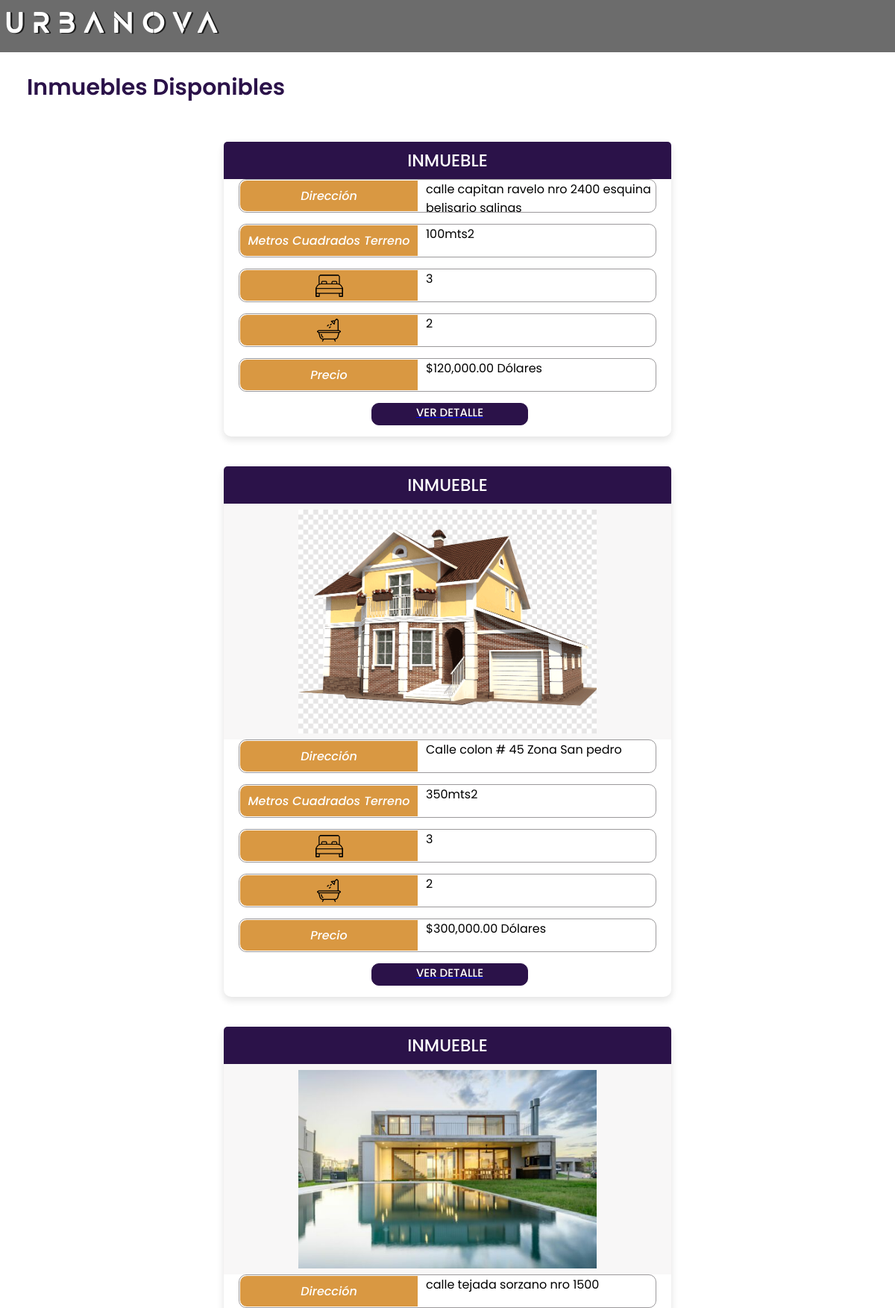
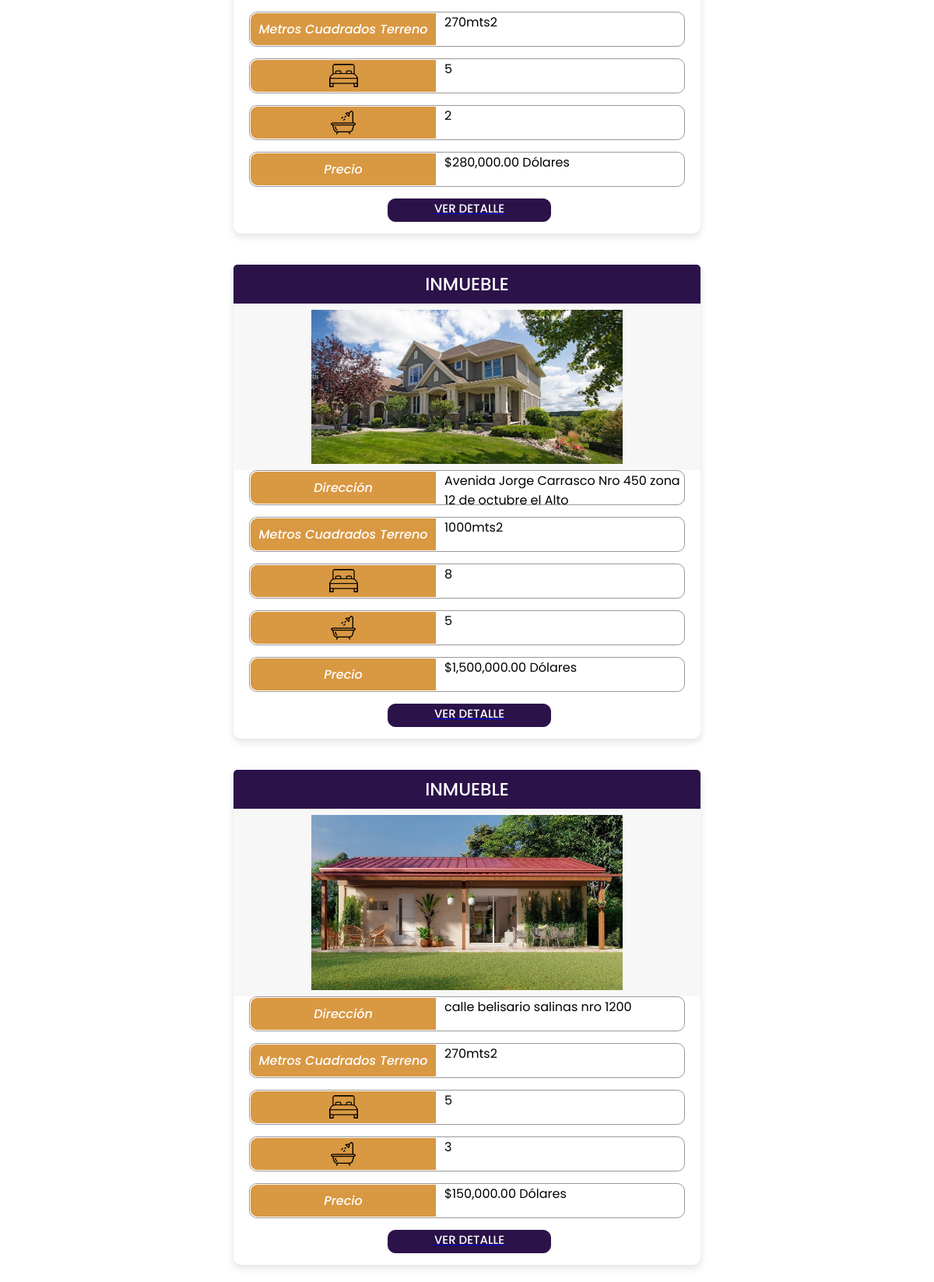
Screenshot of /web-app/home.php (upper part) with the database file from the repository (2 pictures, top to bottom).
### tables this page shows
CREATE TABLE `inmueble` (
  `codigoi` int(11) NOT NULL,
  `tipo` char(1) NOT NULL,
  `direccion` varchar(200) NOT NULL,
  `m2` int(11) NOT NULL,
  `m2c` int(11) NOT NULL,
  `habitaciones` int(11) NOT NULL,
  `banos` int(11) NOT NULL,
  `precio` int(11) NOT NULL,
  `descripcion` text NOT NULL,
  `codigo_per` int(11) NOT NULL
);

CREATE TABLE `fotos` (
  `codigoi` int(11) NOT NULL,
  `Foto` varchar(100) NOT NULL
);

### web-app/home.php (the view)
<head>
    <link rel="stylesheet" href="/CSS/mostrar.css">
</head>
<body>
    <div class="header">
        <img height="60px" width="auto" src="/img/URBANOVA_text.png" alt="Logo URBANOVA">
    </div><br>
    <label class="big" for="">Inmuebles Disponibles</label>
<?php
include "conectar.php";
$consulta = "SELECT * FROM inmueble";
if ($resultado = $conn->query($consulta)) {
    echo ("<div class='container'>");
    while ($row = $resultado->fetch_assoc()) {
        echo ("<div class='wrapper'>");
        echo ("<div class='title'><span>INMUEBLE</span></div>");
        $fotos = "SELECT Foto FROM fotos WHERE codigoi=".$row["codigoi"]." LIMIT 1";
        if ($resultado2 = $conn->query($fotos)) {
            while ($fila = $resultado2->fetch_assoc()) {
                echo("<div class='foto'>");
                echo("<img src='/fotos_inm/" . $fila['Foto'] . "' alt='Imagen del inmueble' width='400' height='auto'><br>");
                echo("</div>");
            }
        }
        echo "<div class='row'><i class='fas fa-lock'>Dirección</i><div class='text1'>". $row["direccion"]."</div></div>";
        echo "<div class='row'><i class='fas fa-lock'>Metros Cuadrados Terreno</i><div class='text1'>". $row["m2"]."mts2</div></div>";
        echo "<div class='row'><i class='fas fa-lock'><img src='/img/dormitorio.png'></i><div class='text1'>". $row["habitaciones"]."</div></div>";
        echo "<div class='row'><i class='fas fa-lock'><img src='/img/banera.png'></i><div class='text1'>". $row["banos"]."</div></div>";
        echo "<div class='row'><i class='fas fa-lock'>Precio</i><div class='text1'>$". number_format($row["precio"],2)." Dólares</div></div>";
        echo "<div class='rowc'><a href='inm_detalle.php?codigoi=".$row["codigoi"]."'><div class='boton'>VER DETALLE</div></a></div>";
        echo "</div>";
        echo "<br>";
    }
    echo "</div>";
} else {
    echo "No se encontraron inmuebles disponibles";
}
?>
</body>

### web-app/CSS/mostrar.css (style rules this page uses)
* { margin: 0; padding: 0; box-sizing: border-box; font-family: "Poppins" , sans-serif; }
.header { width: 100%; height: 70px; margin-top: 0px; border-left: 0px; background: #00000093; }
.container { max-width: 640px; padding: 0 20px; margin: 50px auto; }
.wrapper { width: 100%; height: auto; background: #fff; border-radius: 10px; box-shadow: 0px 4px 10px 1px rgba(0,0,0,0.1); }
.wrapper .title { border-radius: 15px; height: 50px; background: #2b1249; border-radius: 5px 5px 0 0; color: #fff; font-size: 23px; font-weight: 500; display: flex; align-items: center; justify-content: center; }
.foto { text-align: center; background: #f8f7f7; padding: 8px; }
.wrapper .row { height: 45px; margin-bottom: 15px; position: relative; align-items: center; margin-left: 20px; border: 1px solid #696669a9; border-radius: 10px; margin-right: 20px; }
.wrapper .rowc { height: 45px; margin-bottom: 15px; margin-left: 33%; align-items: center; }
.wrapper .row i { position: absolute; width: 240px; height: 100%; color: #fff; background: #D99842; border: 1px solid ; border-radius: 10px 0 0 10px; display: flex; align-items: center; justify-content: center; font-weight: 500; }
.wrapper .boton { color: #fff; font-size: 15px; font-weight: 500; background: #2b1249; border: 1px solid #2b1249; cursor: pointer; border-radius: 10px; align-content: center; justify-content: center; text-align: center; height: 30px; width: 210px; display: flex; }
.big { font-size: 30px; font-weight: 600; margin-left: 3%; color: #2b1249; }
.wrapper .text1 { margin-left: 250px; }

### rows the page displays
inmueble: direccion "calle capitan ravelo nro 2400 esquina belisario salinas", m2 "100", habitaciones "3", banos "2", precio "120,000.00"
inmueble: direccion "Calle colon # 45 Zona San pedro", m2 "350", habitaciones "3", banos "2", precio "300,000.00"
fotos: Foto (picture)
inmueble: direccion "calle tejada sorzano nro 1500", m2 "270", habitaciones "5", banos "2", precio "280,000.00"
fotos: Foto (picture)
inmueble: direccion "Avenida Jorge Carrasco Nro 450 zona 12 de octubre el Alto", m2 "1000", habitaciones "8", banos "5", precio "1,500,000.00"
fotos: Foto (picture)
inmueble: direccion "calle belisario salinas nro 1200", m2 "270", habitaciones "5", banos "3", precio "150,000.00"
fotos: Foto (picture)
